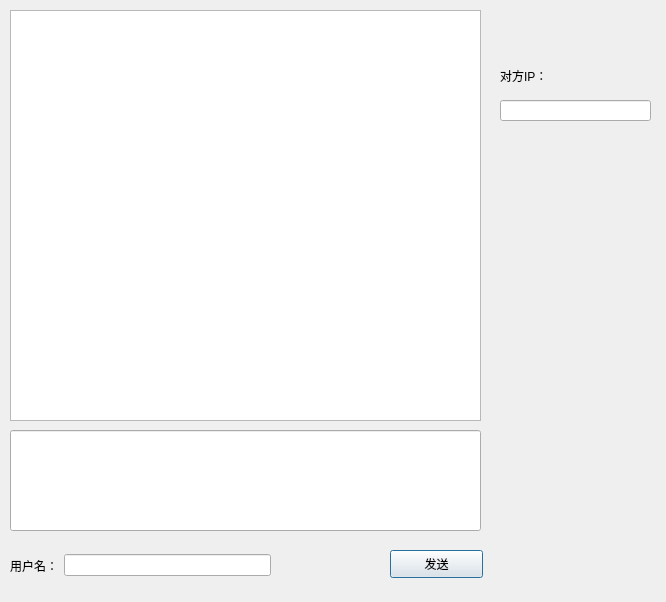
<?xml version="1.0" encoding="UTF-8"?>
<ui version="4.0">
 <class>per_chat</class>
 <widget class="QDialog" name="per_chat">
  <property name="geometry">
   <rect>
    <x>0</x>
    <y>0</y>
    <width>666</width>
    <height>602</height>
   </rect>
  </property>
  <property name="windowTitle">
   <string>Dialog</string>
  </property>
  <widget class="QTextEdit" name="displayTextEdit">
   <property name="geometry">
    <rect>
     <x>10</x>
     <y>10</y>
     <width>471</width>
     <height>411</height>
    </rect>
   </property>
  </widget>
  <widget class="QPushButton" name="sendButton">
   <property name="geometry">
    <rect>
     <x>390</x>
     <y>550</y>
     <width>93</width>
     <height>28</height>
    </rect>
   </property>
   <property name="text">
    <string>发送</string>
   </property>
  </widget>
  <widget class="QLineEdit" name="contentLineEdit">
   <property name="geometry">
    <rect>
     <x>10</x>
     <y>430</y>
     <width>471</width>
     <height>101</height>
    </rect>
   </property>
  </widget>
  <widget class="QWidget" name="layoutWidget">
   <property name="geometry">
    <rect>
     <x>10</x>
     <y>550</y>
     <width>261</width>
     <height>31</height>
    </rect>
   </property>
   <layout class="QHBoxLayout" name="horizontalLayout_2">
    <item>
     <widget class="QLabel" name="label">
      <property name="text">
       <string>用户名：</string>
      </property>
     </widget>
    </item>
    <item>
     <widget class="QLineEdit" name="userNameLineEdit"/>
    </item>
   </layout>
  </widget>
  <widget class="QLabel" name="label_2">
   <property name="geometry">
    <rect>
     <x>500</x>
     <y>60</y>
     <width>91</width>
     <height>31</height>
    </rect>
   </property>
   <property name="text">
    <string>对方IP：</string>
   </property>
  </widget>
  <widget class="QLineEdit" name="recip_lineEdit">
   <property name="geometry">
    <rect>
     <x>500</x>
     <y>100</y>
     <width>151</width>
     <height>21</height>
    </rect>
   </property>
  </widget>
 </widget>
 <resources/>
 <connections/>
</ui>
